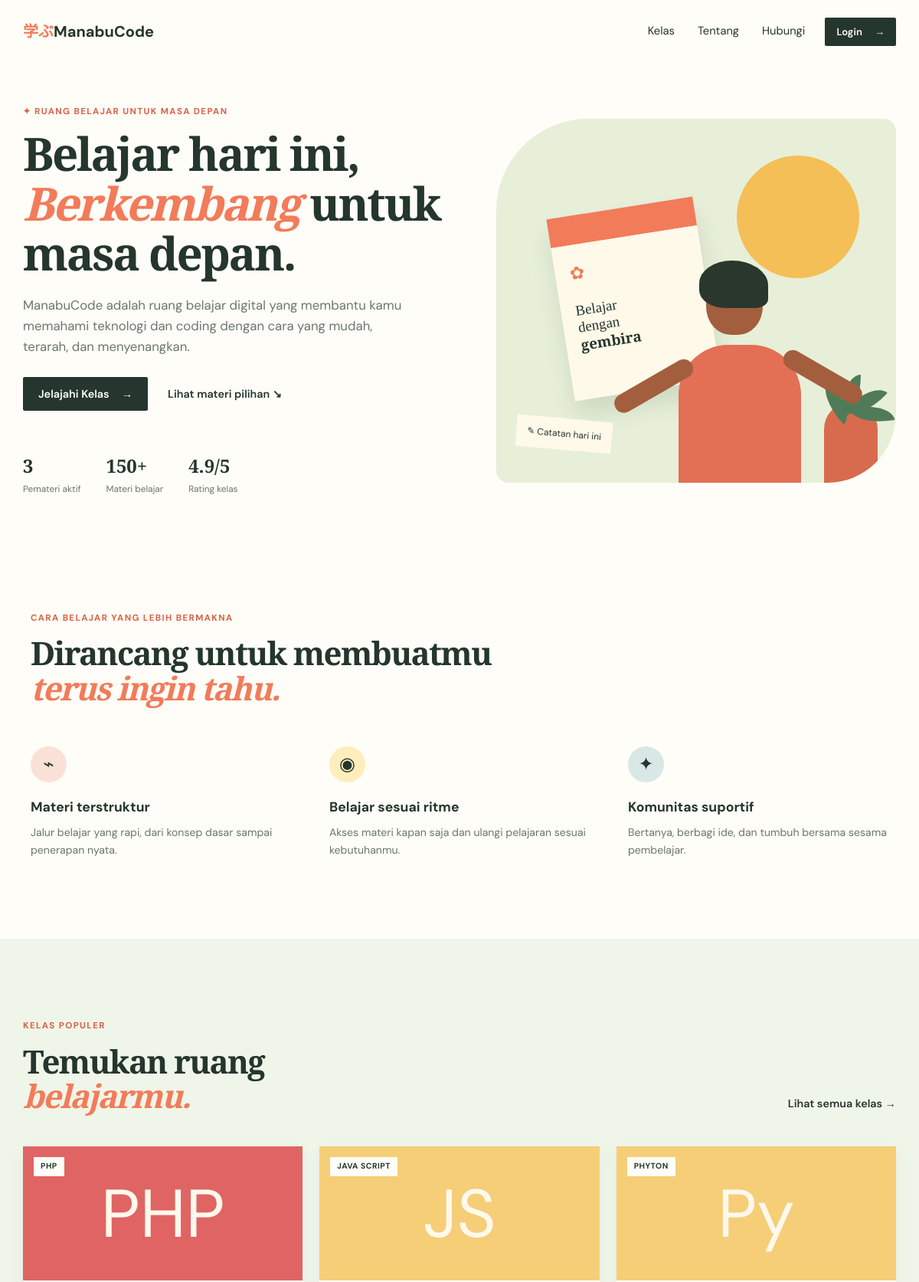
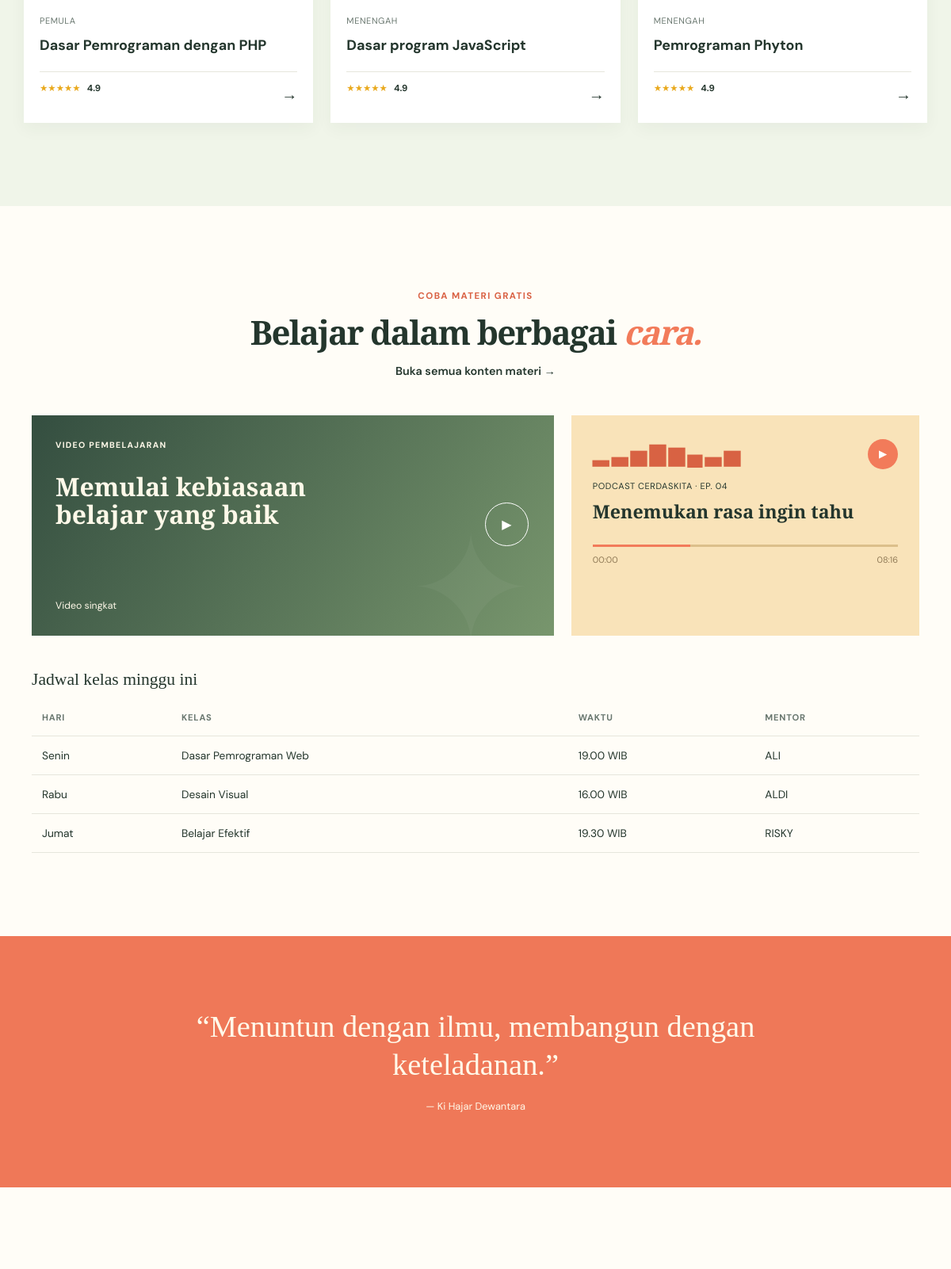
The page / (upper part) on the database its author committed (2 pictures, top to bottom).
### tables this page shows
CREATE TABLE `kategori` (
  `id_kategori` int(11) NOT NULL,
  `gambar` varchar(8) NOT NULL,
  `nama_kategori` varchar(40) NOT NULL,
  `kode_warna` varchar(30) NOT NULL,
  `judul` varchar(50) NOT NULL,
  `lvl` varchar(20) NOT NULL
);

### index.php (the view, shortened to what this page needs)
<?php
include('koneksi/config.php');
?>
<!DOCTYPE html>
<html lang="id">
<head>
  <link rel="stylesheet" href="css/style.css" />
  <link rel="stylesheet" href="css/extras.css" />
</head>
<body>
  <header class="navbar">
    <a class="brand" href="#beranda" aria-label="CerdasKita beranda"><span>学ぶ</span>ManabuCode</a>
    <nav class="nav-links" aria-label="Navigasi utama">
      <a href="kelas/kelas.php">Kelas</a><a href="tentang.php">Tentang</a><a href="#hubungi">Hubungi</a>
    </nav>
    <?php
    if(!empty($_SESSION['nama'])){
      if($_SESSION['nama'] == '@admin'){
    ?>
        <a class="btn btn-small auth-button" href="admin/view_konten/index.php">ADMIN <span>→</span></a>
    <?php
      }else{
    ?>
    <a class="btn btn-small auth-button" href="logout.php">Logout <span>→</span></a>
      <?php } ?>
    <?php }else{ ?>
      <a class="btn btn-small auth-button" href="login.php">Login <span>→</span></a>
    <?php } ?>
  </header>
  <main id="konten">
    <section class="hero" id="beranda">
      <div class="hero-copy">
        <p class="eyebrow">✦ Ruang belajar untuk masa depan</p>
        <h1>Belajar hari ini,<br /><em>Berkembang</em> untuk masa depan.</h1>
        <p class="lead">ManabuCode adalah ruang belajar digital yang membantu kamu memahami teknologi dan coding dengan
          cara yang mudah, terarah, dan menyenangkan.</p>
        <div class="hero-actions"><a class="btn" href="kelas/kelas.php">Jelajahi Kelas <span>→</span></a><a class="text-link"
            href="#">Lihat materi pilihan <span>↘</span></a></div>
        <div class="stats" aria-label="Statistik CerdasKita">
          <div><strong>3</strong><span>Pemateri aktif</span></div>
          <div><strong>150+</strong><span>Materi belajar</span></div>
          <div><strong>4.9/5</strong><span>Rating kelas</span></div>
        </div>
      </div>
      <div class="hero-art" aria-label="Ilustrasi belajar online">
        <div class="sun"></div>
        <div class="scribble">✦</div>
        <div class="study-card">
          <div class="book-top"></div>
          <div class="book-page"><span>✿</span>
            <p>Belajar<br />dengan<br /><b>gembira</b></p>
          </div>
        </div>
        <div class="person">
          <div class="hair"></div>
          <div class="body"></div>
          <div class="arm arm-one"></div>
          <div class="arm arm-two"></div>
        </div>
        <div class="plant"><i></i><i></i><i></i><i></i></div>
        <div class="float-note">✎ Catatan hari ini</div>
      </div>
    </section>
    <section class="section features" id="tentang">
      <div class="section-heading">
        <p class="eyebrow">Cara belajar yang lebih bermakna</p>
        <h2>Dirancang untuk membuatmu <em>terus ingin tahu.</em></h2>
      </div>
      <div class="feature-grid">
        <article>
          <div class="feature-icon peach">⌁</div>
          <h3>Materi terstruktur</h3>
          <p>Jalur belajar yang rapi, dari konsep dasar sampai penerapan nyata.</p>
        </article>
        <article>
          <div class="feature-icon yellow">◉</div>
          <h3>Belajar sesuai ritme</h3>
          <p>Akses materi kapan saja dan ulangi pelajaran sesuai kebutuhanmu.</p>
        </article>
        <article>
          <div class="feature-icon blue">✦</div>
          <h3>Komunitas suportif</h3>
          <p>Bertanya, berbagi ide, dan tumbuh bersama sesama pembelajar.</p>
        </article>
      </div>
    </section>
    <section class="section courses" id="kelas">
      <div class="section-row">
        <div>
          <p class="eyebrow">Kelas populer</p>
          <h2>Temukan ruang<br /><em>belajarmu.</em></h2>
        </div><a class="text-link" href="kelas/kelas.php">Lihat semua kelas <span>→</span></a>
      </div>
      <div class="course-grid">
        <?php
        $kategori = mysqli_query($connection, "SELECT * FROM kategori");
        while ($row = mysqli_fetch_array($kategori)) {
          ?>
          <article class="course-card">
            <div class="course-image art-<?= $row['kode_warna'] ?>"><span
                class="big-icon"><?= $row['gambar'] ?></span><span class="badge"><?= $row['nama_kategori'] ?></span></div>
            <div class="course-body">
              <p class="course-meta"><?= $row['lvl'] ?></p>
              <h3><?= $row['judul'] ?></h3>
              <div class="course-footer"><span>★★★★★ <b>4.9</b></span><a href="#daftar"
                  aria-label="Pelajari Dasar Pemrograman Web">→</a></div>
            </div>
          </article>
        <?php } ?>
      </div>
    </section>
    <section class="section material" id="materi">
      <div class="section-heading centered">
        <p class="eyebrow">Coba materi gratis</p>
        <h2>Belajar dalam berbagai <em>cara.</em></h2>
        <a class="text-link material-more" href="materi.html">Buka semua konten materi <span>→</span></a>
      </div>
      <div class="media-grid">
        <article class="video-box">
          <div class="media-label">VIDEO PEMBELAJARAN</div>
          <h3>Memulai kebiasaan belajar yang baik</h3><button class="play-button" id="openVideo"
            aria-label="Putar video pembelajaran">▶</button>
          <p>Video singkat</p>
        </article>
        <article class="audio-box">
          <div class="audio-top"><span class="wave">▂▃▅▇▆▄▃▅</span><button id="audioToggle"
              aria-label="Putar audio">▶</button></div>
          <p class="course-meta">PODCAST CERDASKITA · EP. 04</p>
          <h3>Menemukan rasa ingin tahu</h3>
          <div class="progress"><span></span></div>
          <div class="audio-time"><span>00:00</span><span>08:16</span></div>
        </article>
      </div>
      <div class="table-wrap">
        <table>
          <caption>Jadwal kelas minggu ini</caption>
          <thead>
            <tr>
              <th>Hari</th>
              <th>Kelas</th>
              <th>Waktu</th>
              <th>Mentor</th>
            </tr>
          </thead>
          <tbody>
            <tr>
              <td>Senin</td>
              <td>Dasar Pemrograman Web</td>
              <td>19.00 WIB</td>
              <td>ALI</td>
            </tr>
            <tr>
              <td>Rabu</td>
              <td>Desain Visual</td>
              <td>16.00 WIB</td>
              <td>ALDI</td>
            </tr>
            <tr>
              <td>Jumat</td>
              <td>Belajar Efektif</td>
              <td>19.30 WIB</td>
              <td>RISKY</td>
            </tr>
          </tbody>
        </table>
      </div>
    </section>
    <section class="quote-section">
      <blockquote>“Menuntun dengan ilmu, membangun dengan keteladanan.”</blockquote><cite>—
        Ki Hajar Dewantara</cite>
    </section>
    <section class="section signup" id="daftar">
    </section>
  </main>
</body>
</html>

### css/extras.css (style rules this page uses)
.material-more { display: inline-block; margin-top: 16px }
.art-yellow { background: #f5ce77 }
.art-red { background: #e06464; }

### rows shown on the page
kategori: gambar "PHP", nama_kategori "PHP", lvl "PEMULA", judul "Dasar Pemrograman dengan PHP"
kategori: gambar "JS", nama_kategori "JAVA SCRIPT", lvl "MENENGAH", judul "Dasar program JavaScript"
kategori: gambar "Py", nama_kategori "PHYTON", lvl "MENENGAH", judul "Pemrograman Phyton"
